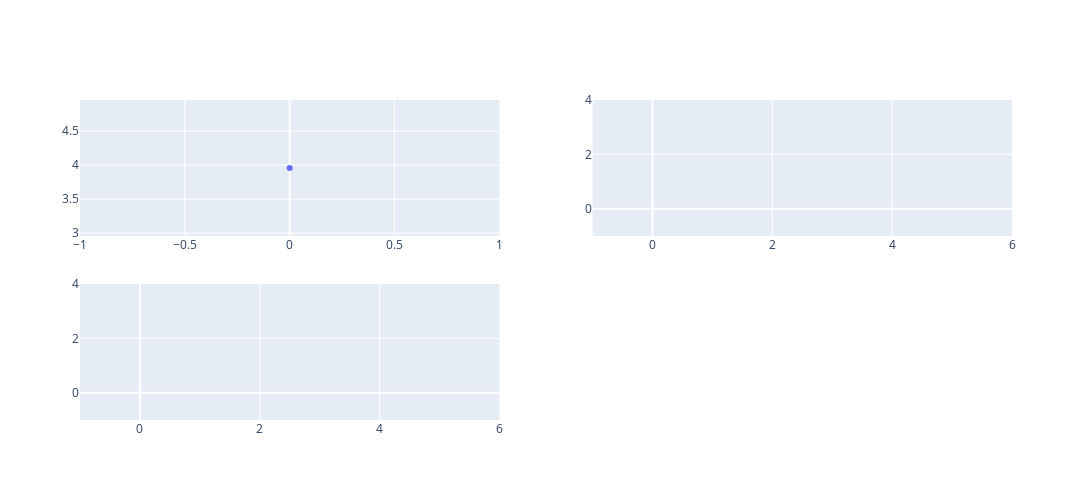
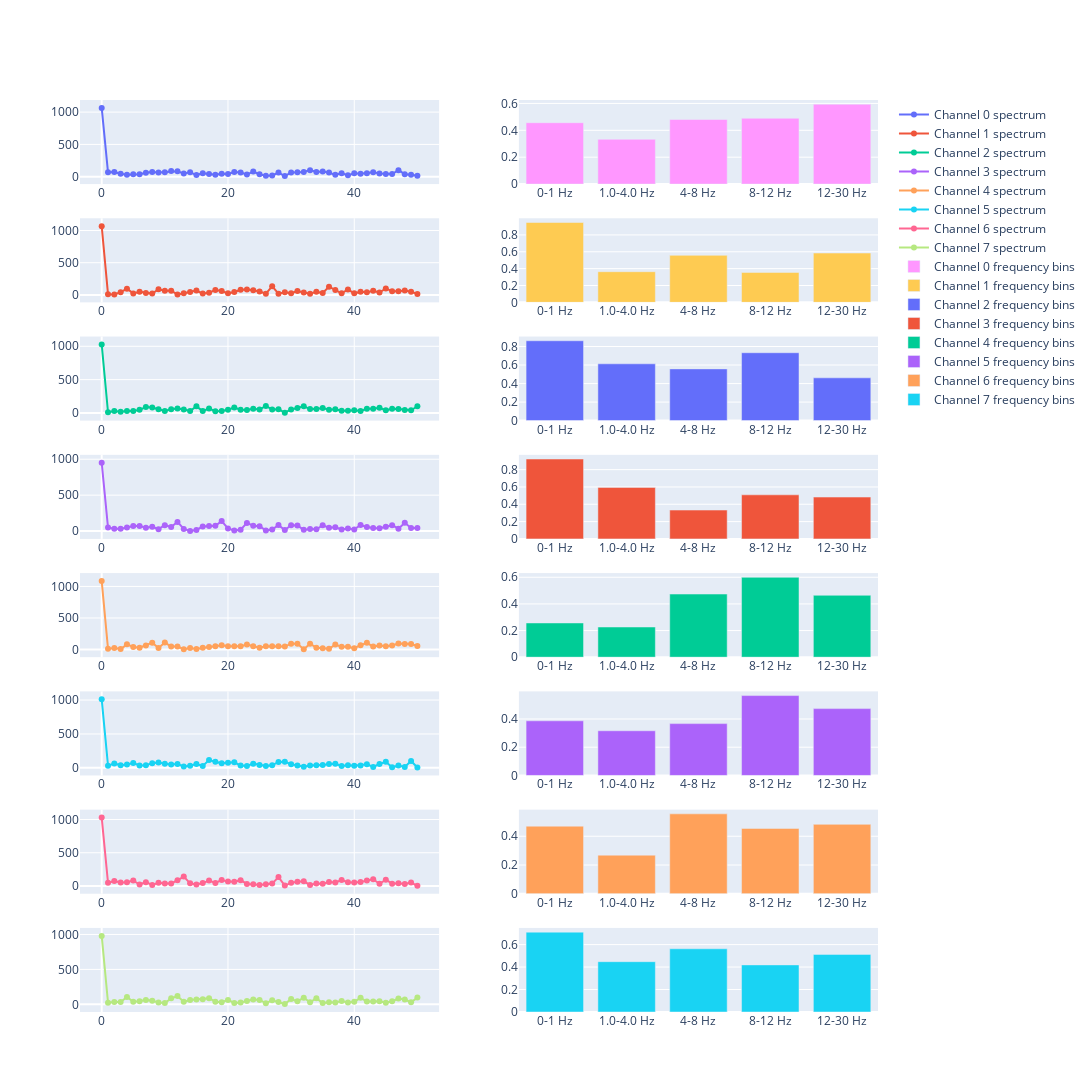

Write notebook code for charts like these, in order.
### Code cell
env.step(env.action_space.sample())

### Figure 1 — Plotly figure (JSON) as saved in the notebook; plotly's stock layout.template omitted (floating-point values rounded to 4 significant figures)
{"data": [{"mode": "lines+markers", "name": "Current episode rewards", "type": "scatter", "x": [0], "xaxis": "x", "y": [3.959], "yaxis": "y"}, {"mode": "lines+markers", "name": "Previous episode max rewards", "type": "scatter", "x": [], "xaxis": "x2", "y": [], "yaxis": "y2"}, {"mode": "lines+markers", "name": "Previous episode total rewards", "type": "scatter", "x": [], "xaxis": "x3", "y": [], "yaxis": "y3"}], "layout": {"height": 500, "width": 2000, "xaxis": {"anchor": "y", "domain": [0, 0.45]}, "xaxis2": {"anchor": "y2", "domain": [0.55, 1]}, "xaxis3": {"anchor": "y3", "domain": [0, 0.45]}, "xaxis4": {"anchor": "y4", "domain": [0.55, 1]}, "yaxis": {"anchor": "x", "domain": [0.575, 1]}, "yaxis2": {"anchor": "x2", "domain": [0.575, 1]}, "yaxis3": {"anchor": "x3", "domain": [0, 0.425]}, "yaxis4": {"anchor": "x4", "domain": [0, 0.425]}}}

### Figure 2 — Plotly figure (JSON) as saved in the notebook; plotly's stock layout.template omitted (floating-point values rounded to 4 significant figures)
{"data": [{"mode": "lines+markers", "name": "Channel 0 spectrum", "type": "scatter", "x": [0, 1, 2, 3, 4, 5, 6, 7, 8, 9, 10, 11, 12, 13, 14, 15, 16, 17, 18, 19, 20, 21, 22, 23, 24, 25, 26, 27, 28, 29, 30, 31, 32, 33, 34, 35, 36, 37, 38, 39, 40, 41, 42, 43, 44, 45, 46, 47, 48, 49, 50], "xaxis": "x", "y": [1064.0, 67.44, 73.53, 45.14, 32.41, 38.49, 37.4, 62.36, 72.63, 65.65, 70.95, 86.83, 85.51, 48.93, 70.18, 25.52, 54.32, 44.0, 29.14, 47.68, 41.57, 71.95, 66.3, 33.8, 79.93, 37.05, 15.8, 19.87, 64.25, 9.405, 66.78, 67.65, 74.7, 102.0, 74.08, 79.53, 65.16, 29.28, 55.66, 21.55, 54.13, 46.06, 53.6, 70.96, 50.38, 42.27, 41.05, 100.7, 39.48, 31.33, 14.86], "yaxis": "y"}, {"mode": "lines+markers", "name": "Channel 1 spectrum", "type": "scatter", "x": [0, 1, 2, 3, 4, 5, 6, 7, 8, 9, 10, 11, 12, 13, 14, 15, 16, 17, 18, 19, 20, 21, 22, 23, 24, 25, 26, 27, 28, 29, 30, 31, 32, 33, 34, 35, 36, 37, 38, 39, 40, 41, 42, 43, 44, 45, 46, 47, 48, 49, 50], "xaxis": "x3", "y": [1066.0, 11.65, 8.253, 43.38, 95.4, 23.28, 47.77, 29.57, 20.89, 88.62, 63.48, 65.3, 8.424, 26.67, 44.9, 68.39, 21.63, 34.21, 76.04, 60.86, 24.48, 44.44, 79.29, 83.92, 73.26, 53.25, 19.33, 133.6, 18.99, 42.27, 27.22, 59.65, 37.53, 20.08, 48.48, 28.69, 128.3, 75.71, 25.25, 86.19, 24.64, 47.58, 39.78, 63.94, 37.81, 100.4, 55.56, 58.69, 68.03, 48.41, 15.78], "yaxis": "y3"}, {"mode": "lines+markers", "name": "Channel 2 spectrum", "type": "scatter", "x": [0, 1, 2, 3, 4, 5, 6, 7, 8, 9, 10, 11, 12, 13, 14, 15, 16, 17, 18, 19, 20, 21, 22, 23, 24, 25, 26, 27, 28, 29, 30, 31, 32, 33, 34, 35, 36, 37, 38, 39, 40, 41, 42, 43, 44, 45, 46, 47, 48, 49, 50], "xaxis": "x5", "y": [1027.0, 9.861, 28.96, 19.33, 29.84, 28.08, 46.32, 88.49, 80.75, 56.08, 31.19, 56.94, 66.02, 52.03, 29.65, 99.27, 29.12, 66.34, 26.45, 29.82, 49.14, 82.2, 48.73, 45.95, 61.48, 51.81, 105.0, 50.48, 55.75, 4.248, 53.36, 73.06, 99.26, 58.56, 58.73, 73.19, 48.58, 53.8, 33.05, 31.84, 39.96, 30.36, 62.9, 62.94, 77.49, 42.22, 63.83, 60.92, 45.69, 39.99, 100.7], "yaxis": "y5"}, {"mode": "lines+markers", "name": "Channel 3 spectrum", "type": "scatter", "x": [0, 1, 2, 3, 4, 5, 6, 7, 8, 9, 10, 11, 12, 13, 14, 15, 16, 17, 18, 19, 20, 21, 22, 23, 24, 25, 26, 27, 28, 29, 30, 31, 32, 33, 34, 35, 36, 37, 38, 39, 40, 41, 42, 43, 44, 45, 46, 47, 48, 49, 50], "xaxis": "x7", "y": [950.8, 49.28, 32.16, 32.75, 49.17, 69.91, 70.2, 47.55, 59.45, 26.7, 81.86, 57.76, 127.3, 29.47, 2.011, 15.25, 62.53, 72.32, 74.53, 139.0, 36.1, 9.315, 19.17, 113.6, 75.07, 67.58, 9.027, 20.59, 83.29, 13.84, 82.42, 78.84, 17.1, 29.61, 25.19, 80.87, 48.02, 52.48, 22.55, 35.64, 23.65, 84.28, 56.28, 43.55, 38.53, 60.74, 81.83, 33.29, 114.8, 43.6, 41.7], "yaxis": "y7"}, {"mode": "lines+markers", "name": "Channel 4 spectrum", "type": "scatter", "x": [0, 1, 2, 3, 4, 5, 6, 7, 8, 9, 10, 11, 12, 13, 14, 15, 16, 17, 18, 19, 20, 21, 22, 23, 24, 25, 26, 27, 28, 29, 30, 31, 32, 33, 34, 35, 36, 37, 38, 39, 40, 41, 42, 43, 44, 45, 46, 47, 48, 49, 50], "xaxis": "x9", "y": [1085.0, 11.25, 26.68, 7.502, 82.88, 40.12, 28.77, 65.53, 110.0, 26.37, 110.6, 47.91, 47.09, 6.353, 23.8, 10.39, 29.98, 42.43, 51.24, 67.76, 51.07, 51.52, 53.94, 81.16, 54.19, 29.57, 53.95, 54.6, 54.53, 47.03, 93.29, 91.25, 5.632, 92.17, 29.93, 21.1, 12.52, 79.14, 43.71, 45.19, 22.3, 69.26, 106.8, 46.98, 64.37, 50.98, 65.29, 96.01, 90.24, 87.14, 57.96], "yaxis": "y9"}, {"mode": "lines+markers", "name": "Channel 5 spectrum", "type": "scatter", "x": [0, 1, 2, 3, 4, 5, 6, 7, 8, 9, 10, 11, 12, 13, 14, 15, 16, 17, 18, 19, 20, 21, 22, 23, 24, 25, 26, 27, 28, 29, 30, 31, 32, 33, 34, 35, 36, 37, 38, 39, 40, 41, 42, 43, 44, 45, 46, 47, 48, 49, 50], "xaxis": "x11", "y": [1011.0, 31.83, 63.19, 38.78, 47.8, 70.41, 35.29, 38.49, 69.02, 77.63, 58.86, 48.0, 55.48, 20.48, 30.93, 54.92, 27.89, 115.3, 89.53, 68.0, 75.69, 82.4, 34.22, 28.31, 61.97, 40.58, 28.16, 36.93, 87.22, 90.01, 54.66, 36.06, 17.59, 35.2, 39.05, 40.21, 56.1, 60.75, 27.41, 39.89, 31.1, 36.22, 51.21, 12.13, 56.96, 89.51, 8.074, 34.64, 13.3, 101.2, 5.06], "yaxis": "y11"}, {"mode": "lines+markers", "name": "Channel 6 spectrum", "type": "scatter", "x": [0, 1, 2, 3, 4, 5, 6, 7, 8, 9, 10, 11, 12, 13, 14, 15, 16, 17, 18, 19, 20, 21, 22, 23, 24, 25, 26, 27, 28, 29, 30, 31, 32, 33, 34, 35, 36, 37, 38, 39, 40, 41, 42, 43, 44, 45, 46, 47, 48, 49, 50], "xaxis": "x13", "y": [1029.0, 47.25, 75.32, 53.7, 57.29, 81.44, 22.29, 56.88, 16.25, 47.28, 37.84, 36.99, 85.71, 140.8, 39.77, 23.26, 43.44, 81.94, 45.06, 88.62, 65.53, 65.12, 87.25, 31.01, 25.97, 16.37, 26.42, 35.74, 133.4, 5.427, 46.67, 64.95, 70.73, 15.59, 36.28, 34.95, 60.07, 51.95, 89.57, 57.01, 52.02, 57.93, 80.9, 101.6, 32.05, 93.88, 35.03, 40.23, 28.78, 51.97, 2.96], "yaxis": "y13"}, {"mode": "lines+markers", "name": "Channel 7 spectrum", "type": "scatter", "x": [0, 1, 2, 3, 4, 5, 6, 7, 8, 9, 10, 11, 12, 13, 14, 15, 16, 17, 18, 19, 20, 21, 22, 23, 24, 25, 26, 27, 28, 29, 30, 31, 32, 33, 34, 35, 36, 37, 38, 39, 40, 41, 42, 43, 44, 45, 46, 47, 48, 49, 50], "xaxis": "x15", "y": [979.8, 24.58, 32.78, 33.8, 105.9, 36.57, 44.98, 64.09, 53.32, 25.58, 19.82, 86.08, 119.0, 37.09, 61.69, 69.62, 73.08, 88.53, 38.79, 31.52, 64.27, 21.35, 26.39, 47.97, 69.36, 63.17, 16.83, 59.08, 32.88, 4.543, 77.15, 43.22, 94.69, 29.81, 86.78, 18.14, 28.53, 27.08, 46.61, 26.26, 38.55, 93.06, 39.63, 39.51, 44.48, 21.86, 44.19, 84.06, 69.9, 29.79, 97.06], "yaxis": "y15"}, {"name": "Channel 0 frequency bins", "type": "bar", "x": ["0-1 Hz", "1.0-4.0 Hz", "4-8 Hz", "8-12 Hz", "12-30 Hz"], "xaxis": "x2", "y": [0.4565, 0.3331, 0.4805, 0.4895, 0.5944], "yaxis": "y2"}, {"name": "Channel 1 frequency bins", "type": "bar", "x": ["0-1 Hz", "1.0-4.0 Hz", "4-8 Hz", "8-12 Hz", "12-30 Hz"], "xaxis": "x4", "y": [0.9472, 0.3633, 0.5576, 0.355, 0.5846], "yaxis": "y4"}, {"name": "Channel 2 frequency bins", "type": "bar", "x": ["0-1 Hz", "1.0-4.0 Hz", "4-8 Hz", "8-12 Hz", "12-30 Hz"], "xaxis": "x6", "y": [0.8622, 0.6135, 0.5586, 0.7331, 0.4621], "yaxis": "y6"}, {"name": "Channel 3 frequency bins", "type": "bar", "x": ["0-1 Hz", "1.0-4.0 Hz", "4-8 Hz", "8-12 Hz", "12-30 Hz"], "xaxis": "x8", "y": [0.9225, 0.5951, 0.3329, 0.5091, 0.4832], "yaxis": "y8"}, {"name": "Channel 4 frequency bins", "type": "bar", "x": ["0-1 Hz", "1.0-4.0 Hz", "4-8 Hz", "8-12 Hz", "12-30 Hz"], "xaxis": "x10", "y": [0.2569, 0.2265, 0.474, 0.5998, 0.4647], "yaxis": "y10"}, {"name": "Channel 5 frequency bins", "type": "bar", "x": ["0-1 Hz", "1.0-4.0 Hz", "4-8 Hz", "8-12 Hz", "12-30 Hz"], "xaxis": "x12", "y": [0.3872, 0.3167, 0.3673, 0.566, 0.4736], "yaxis": "y12"}, {"name": "Channel 6 frequency bins", "type": "bar", "x": ["0-1 Hz", "1.0-4.0 Hz", "4-8 Hz", "8-12 Hz", "12-30 Hz"], "xaxis": "x14", "y": [0.4703, 0.2684, 0.556, 0.4547, 0.4831], "yaxis": "y14"}, {"name": "Channel 7 frequency bins", "type": "bar", "x": ["0-1 Hz", "1.0-4.0 Hz", "4-8 Hz", "8-12 Hz", "12-30 Hz"], "xaxis": "x16", "y": [0.7109, 0.4479, 0.5626, 0.4192, 0.5128], "yaxis": "y16"}], "layout": {"height": 1500, "width": 2000, "xaxis": {"anchor": "y", "domain": [0, 0.45]}, "xaxis10": {"anchor": "y10", "domain": [0.55, 1]}, "xaxis11": {"anchor": "y11", "domain": [0, 0.45]}, "xaxis12": {"anchor": "y12", "domain": [0.55, 1]}, "xaxis13": {"anchor": "y13", "domain": [0, 0.45]}, "xaxis14": {"anchor": "y14", "domain": [0.55, 1]}, "xaxis15": {"anchor": "y15", "domain": [0, 0.45]}, "xaxis16": {"anchor": "y16", "domain": [0.55, 1]}, "xaxis2": {"anchor": "y2", "domain": [0.55, 1]}, "xaxis3": {"anchor": "y3", "domain": [0, 0.45]}, "xaxis4": {"anchor": "y4", "domain": [0.55, 1]}, "xaxis5": {"anchor": "y5", "domain": [0, 0.45]}, "xaxis6": {"anchor": "y6", "domain": [0.55, 1]}, "xaxis7": {"anchor": "y7", "domain": [0, 0.45]}, "xaxis8": {"anchor": "y8", "domain": [0.55, 1]}, "xaxis9": {"anchor": "y9", "domain": [0, 0.45]}, "yaxis": {"anchor": "x", "domain": [0.9078, 1.0]}, "yaxis10": {"anchor": "x10", "domain": [0.3891, 0.4813]}, "yaxis11": {"anchor": "x11", "domain": [0.2594, 0.3516]}, "yaxis12": {"anchor": "x12", "domain": [0.2594, 0.3516]}, "yaxis13": {"anchor": "x13", "domain": [0.1297, 0.2219]}, "yaxis14": {"anchor": "x14", "domain": [0.1297, 0.2219]}, "yaxis15": {"anchor": "x15", "domain": [0, 0.09219]}, "yaxis16": {"anchor": "x16", "domain": [0, 0.09219]}, "yaxis2": {"anchor": "x2", "domain": [0.9078, 1.0]}, "yaxis3": {"anchor": "x3", "domain": [0.7781, 0.8703]}, "yaxis4": {"anchor": "x4", "domain": [0.7781, 0.8703]}, "yaxis5": {"anchor": "x5", "domain": [0.6484, 0.7406]}, "yaxis6": {"anchor": "x6", "domain": [0.6484, 0.7406]}, "yaxis7": {"anchor": "x7", "domain": [0.5188, 0.6109]}, "yaxis8": {"anchor": "x8", "domain": [0.5188, 0.6109]}, "yaxis9": {"anchor": "x9", "domain": [0.3891, 0.4813]}}}
